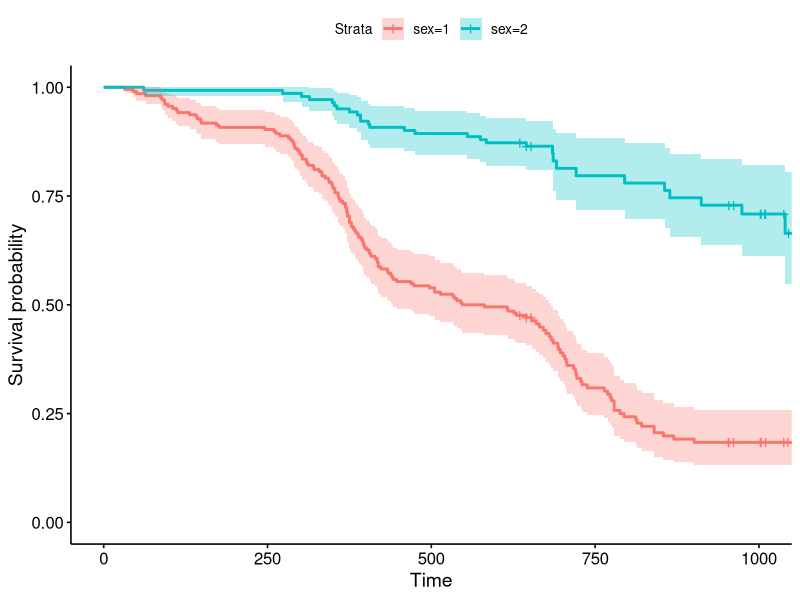

R code for this plot:
library(tidyverse)
library(survminer)
library(survival)
rm(list=ls())

## load data
quails <- read_csv("Survival.FINAL.csv")
sex <- as.numeric(as.factor(quails$sex))

## set up data
tU <- quails$time
tB <- rep(0, nrow(quails))
tL <- if_else(quails$time == 0, quails$time, quails$time - 1)

## check last seen against death
table(tL >= tU)
#summary(quails$birth_day[tL >= tU])
#summary(mong$death_day[tL < tU])

## set up censoring vector (1 = interval, 2 = right)
quails$censored <- if_else(quails$status == 1, 1, 2)
#quails$censored <- if_else(quails$status == 1, 1, 0)
censored <- quails$censored

## set death time for censored individuals
tU[quails$censored == 2] <- NA

## summaries
stopifnot(all(tL[!is.na(tU)] <= tU[!is.na(tU)]))
stopifnot(all(tB <= tL)) #some individuals died on the same day they were born

## define censoring matrices
cint <- cbind(tL, tU)
colnames(cint) <- NULL
cint[censored == 2, 2] <- cint[censored == 2, 1] 
cint[censored == 2, 1] <- 0

## check censoring times
summary(apply(cbind(tL, tU), 1, diff)[censored == 1])
summary(apply(cbind(tL, tU), 1, diff)[censored == 2])

## set up latent death times
tD <- rep(NA, length(tU))

## set up nind
nind <- nrow(cint)

## set up zL/zU input matrix
zL <- tL
zU <- tU

## produce K-M plot (assuming that interval-censored individuals
## die at the end time of the interval)
quails_km_dat <- select(quails, tD = time, tL = time, cens = censored) %>%
  mutate(tB = 0) %>%
  mutate(tD = ifelse(cens == 2, tL, tD)) %>%
  mutate(tD = tD - tB) %>%
  select(-tL, -tB) %>%
  mutate(cens = 1 - (cens - 1))

## produce K-M plot (assuming that interval-censored individuals
## plot non-sex specific KM
temp_fit <- surv_fit(Surv(tD, cens) ~ sex, data = quails_km_dat)
km_plot <- ggsurvplot(temp_fit, data = quails_km_dat, conf.int = TRUE)
km_plot

## set and sample some random seeds for different models
set.seed(42)
seeds <- round(runif(5, 0, 100000000))

## create output folder
#dir.create("outputs")

## save data
rm(temp_fit, tL, tU, quails, tB)
save.image("quails.RData")